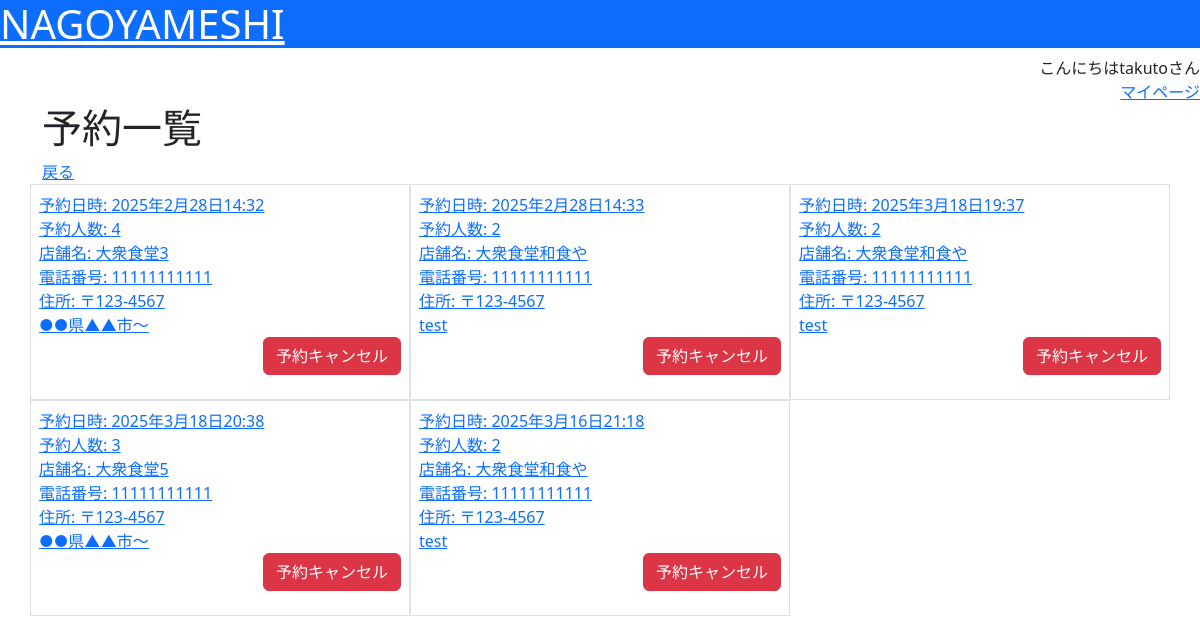
Page /mypage/reservation/ (signed in) on the committed database.
### nagoyameshi/models.py (models this page shows, shortened)
class Reservation(models.Model):
    user = models.ForeignKey(User, verbose_name="予約者", on_delete=models.CASCADE)
    restaurant = models.ForeignKey(Restaurant, verbose_name="店舗", on_delete=models.CASCADE)
    datetime = models.DateTimeField(verbose_name="予約日時")
    headcount = models.PositiveIntegerField(verbose_name="人数")
    created_at = models.DateTimeField(verbose_name="作成日時", default=timezone.now)
    updated_at = models.DateTimeField(verbose_name="更新日時", auto_now=True)

class Restaurant(models.Model):
    category = models.ForeignKey(Category, verbose_name="カテゴリ", on_delete=models.CASCADE)
    name = models.CharField(verbose_name="名前", max_length=50)
    image = models.ImageField(verbose_name="画像", upload_to="media_local/restaurant/")
    description = models.CharField(verbose_name="店舗説明", max_length=500)
    start_at = models.TimeField(verbose_name="営業開始時間", default=timezone.now)
    end_at = models.TimeField(verbose_name="営業終了時間", default=timezone.now)
    cost = models.PositiveIntegerField(verbose_name="価格帯")
    post_code = models.CharField(verbose_name="郵便番号", max_length=8)
    address = models.CharField(verbose_name="住所", max_length=100)
    tel = models.CharField(verbose_name="電話番号", max_length=11)
    created_at = models.DateTimeField(verbose_name="作成日時", default=timezone.now)
    updated_at = models.DateTimeField(verbose_name="更新日時", auto_now=True)
    capacity = models.PositiveIntegerField(verbose_name="収容人数", default=20)
    def __str__ (self):
        return self.name

### nagoyameshi/views.py (the view)
# urls.py: path("mypage/reservation/", views.ReservationListView.as_view(), name="reservation_list"),
class ReservationListView(ListView):
    model = Reservation
    template_name = "nagoyameshi/reservation_list.html"
    def get_context_data(self, **kwargs):
        context = super().get_context_data(**kwargs)
        context["object_list"] = Reservation.objects.filter(user=self.request.user)
        return context

### nagoyameshi/templates/nagoyameshi/reservation_list.html (shortened to what this page needs)
{% extends "base.html" %}
{% block content %}
<h1>予約一覧</h1>
<a href="{% url 'mypage' %}">戻る</a>
<div class="row">
    {% for reservation in object_list %}
    <div class="col-4 border p-2">
        <a href="{% url 'detail' reservation.restaurant.id %}" >
            <div>予約日時: {{ reservation.datetime }}</div>
            <div>予約人数: {{ reservation.headcount }}</div>
            <div>店舗名: {{ reservation.restaurant }}</div>
            <div>電話番号: {{ reservation.restaurant.tel }}</div>
            <div>
                住所: 〒{{ reservation.restaurant.post_code }}<br>
                {{ reservation.restaurant.address }}
            </div>
        </a>
        <form action="{% url 'reservation_cancel' reservation.id %}" method="post" class="text-end">
            <input class="btn btn-danger" type="submit" value="予約キャンセル">
        </form>
    </div>
    {% endfor %}
</div>
{% endblock %}

### nagoyameshi/templates/base.html (shortened to what this page needs)
{% load static %}
<html lang="ja">
<head>
    <link href="https://cdn.jsdelivr.net/npm/bootstrap@5.3.0-alpha3/dist/css/bootstrap.min.css" rel="stylesheet">
    <link rel="stylesheet" href="{% static 'style.css' %}">
</head>
<body>
    <header>
        <h1 class="bg-primary">
            <a class="text-white" href="{% url 'top' %}">NAGOYAMESHI</a>
        </h1>
        <div class="text-end">
            {% if request.user.is_authenticated %}
            こんにちは{{ request.user }}さん<br>
            <a href="{% url 'mypage' %}">マイページ</a>
            {% else %}
            <a class="btn btn-success" href="{% url 'account_login' %}">ログイン</a>
            <a class="btn btn-primary" href="{% url 'account_signup' %}">アカウント新規作成</a>
            {% endif %}
        </div>
    </header>
    <div class="container">
        {% block content %}{% endblock %}
    </div>
</body>
</html>

### rows in the picture
Reservation: datetime "2025年2月28日14:32", headcount "4", restaurant "大衆食堂3", restaurant.tel "11111111111", restaurant.post_code "123-4567", restaurant.address "●●県▲▲市～"
Reservation: datetime "2025年2月28日14:33", headcount "2", restaurant "大衆食堂和食や", restaurant.tel "11111111111", restaurant.post_code "123-4567", restaurant.address "test"
Reservation: datetime "2025年3月18日19:37", headcount "2", restaurant "大衆食堂和食や", restaurant.tel "11111111111", restaurant.post_code "123-4567", restaurant.address "test"
Reservation: datetime "2025年3月18日20:38", headcount "3", restaurant "大衆食堂5", restaurant.tel "11111111111", restaurant.post_code "123-4567", restaurant.address "●●県▲▲市～"
Reservation: datetime "2025年3月16日21:18", headcount "2", restaurant "大衆食堂和食や", restaurant.tel "11111111111", restaurant.post_code "123-4567", restaurant.address "test"

### other values in the picture
{{ request.user }} "takuto"
